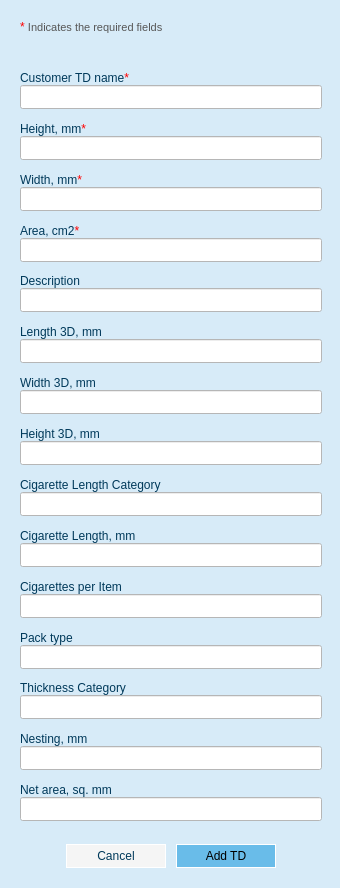
<?xml version="1.0" encoding="UTF-8"?>
<ui version="4.0">
 <class>AddTd</class>
 <widget class="QWidget" name="AddTd">
  <property name="geometry">
   <rect>
    <x>0</x>
    <y>0</y>
    <width>340</width>
    <height>888</height>
   </rect>
  </property>
  <property name="windowTitle">
   <string>Add Technical Drawing</string>
  </property>
  <property name="toolTip">
   <string/>
  </property>
  <property name="styleSheet">
   <string notr="true">background-color: rgb(215, 235, 248);</string>
  </property>
  <widget class="QWidget" name="layoutWidget">
   <property name="geometry">
    <rect>
     <x>10</x>
     <y>10</y>
     <width>322</width>
     <height>868</height>
    </rect>
   </property>
   <layout class="QVBoxLayout" name="verticalLayout_3">
    <property name="leftMargin">
     <number>10</number>
    </property>
    <property name="topMargin">
     <number>10</number>
    </property>
    <property name="rightMargin">
     <number>10</number>
    </property>
    <property name="bottomMargin">
     <number>10</number>
    </property>
    <item>
     <widget class="QLabel" name="label_3">
      <property name="text">
       <string>&lt;html&gt;&lt;head/&gt;&lt;body&gt;&lt;p&gt;&lt;span style=&quot; color:#ff0000;&quot;&gt;* &lt;/span&gt;&lt;span style=&quot; font-size:8pt; color:#565656;&quot;&gt;Indicates the required fields&lt;/span&gt;&lt;/p&gt;&lt;/body&gt;&lt;/html&gt;</string>
      </property>
      <property name="alignment">
       <set>Qt::AlignBottom|Qt::AlignLeading|Qt::AlignLeft</set>
      </property>
     </widget>
    </item>
    <item>
     <widget class="QLabel" name="mandatory_fields">
      <property name="minimumSize">
       <size>
        <width>0</width>
        <height>24</height>
       </size>
      </property>
      <property name="styleSheet">
       <string notr="true">font: 10pt &quot;Segoe UI&quot;;color: rgb(255, 0, 0)</string>
      </property>
      <property name="text">
       <string/>
      </property>
     </widget>
    </item>
    <item>
     <layout class="QVBoxLayout" name="verticalLayout">
      <property name="spacing">
       <number>0</number>
      </property>
      <item>
       <spacer name="verticalSpacer_2">
        <property name="orientation">
         <enum>Qt::Vertical</enum>
        </property>
        <property name="sizeHint" stdset="0">
         <size>
          <width>20</width>
          <height>40</height>
         </size>
        </property>
       </spacer>
      </item>
      <item>
       <widget class="QLabel" name="td_name_label">
        <property name="sizePolicy">
         <sizepolicy hsizetype="Preferred" vsizetype="Fixed">
          <horstretch>0</horstretch>
          <verstretch>0</verstretch>
         </sizepolicy>
        </property>
        <property name="minimumSize">
         <size>
          <width>0</width>
          <height>0</height>
         </size>
        </property>
        <property name="styleSheet">
         <string notr="true">font: 10pt &quot;Segoe UI&quot;; color: rgb(0, 57, 90)</string>
        </property>
        <property name="text">
         <string>&lt;html&gt;&lt;head/&gt;&lt;body&gt;&lt;p&gt;Customer TD name&lt;span style=&quot; color:#ff0000;&quot;&gt;*&lt;/span&gt;&lt;/p&gt;&lt;/body&gt;&lt;/html&gt;</string>
        </property>
        <property name="scaledContents">
         <bool>false</bool>
        </property>
        <property name="alignment">
         <set>Qt::AlignBottom|Qt::AlignLeading|Qt::AlignLeft</set>
        </property>
        <property name="indent">
         <number>-1</number>
        </property>
       </widget>
      </item>
      <item>
       <widget class="QLineEdit" name="td_name_input">
        <property name="sizePolicy">
         <sizepolicy hsizetype="Minimum" vsizetype="Maximum">
          <horstretch>0</horstretch>
          <verstretch>0</verstretch>
         </sizepolicy>
        </property>
        <property name="minimumSize">
         <size>
          <width>300</width>
          <height>24</height>
         </size>
        </property>
        <property name="styleSheet">
         <string notr="true">background-color: rgb(255, 255, 255);</string>
        </property>
        <property name="text">
         <string/>
        </property>
       </widget>
      </item>
      <item>
       <spacer name="verticalSpacer_3">
        <property name="orientation">
         <enum>Qt::Vertical</enum>
        </property>
        <property name="sizeHint" stdset="0">
         <size>
          <width>20</width>
          <height>40</height>
         </size>
        </property>
       </spacer>
      </item>
     </layout>
    </item>
    <item>
     <layout class="QVBoxLayout" name="verticalLayout_4">
      <property name="spacing">
       <number>0</number>
      </property>
      <item>
       <spacer name="verticalSpacer_6">
        <property name="orientation">
         <enum>Qt::Vertical</enum>
        </property>
        <property name="sizeHint" stdset="0">
         <size>
          <width>20</width>
          <height>40</height>
         </size>
        </property>
       </spacer>
      </item>
      <item>
       <widget class="QLabel" name="height_label">
        <property name="sizePolicy">
         <sizepolicy hsizetype="Preferred" vsizetype="Fixed">
          <horstretch>0</horstretch>
          <verstretch>0</verstretch>
         </sizepolicy>
        </property>
        <property name="minimumSize">
         <size>
          <width>0</width>
          <height>18</height>
         </size>
        </property>
        <property name="styleSheet">
         <string notr="true">font: 10pt &quot;Segoe UI&quot;; color: rgb(0, 57, 90)</string>
        </property>
        <property name="text">
         <string>&lt;html&gt;&lt;head/&gt;&lt;body&gt;&lt;p&gt;Height, mm&lt;span style=&quot; color:#ff0000;&quot;&gt;*&lt;/span&gt;&lt;/p&gt;&lt;/body&gt;&lt;/html&gt;</string>
        </property>
        <property name="alignment">
         <set>Qt::AlignBottom|Qt::AlignLeading|Qt::AlignLeft</set>
        </property>
       </widget>
      </item>
      <item>
       <widget class="QLineEdit" name="height_input">
        <property name="sizePolicy">
         <sizepolicy hsizetype="Minimum" vsizetype="Maximum">
          <horstretch>0</horstretch>
          <verstretch>0</verstretch>
         </sizepolicy>
        </property>
        <property name="minimumSize">
         <size>
          <width>300</width>
          <height>24</height>
         </size>
        </property>
        <property name="styleSheet">
         <string notr="true">background-color: rgb(255, 255, 255);</string>
        </property>
        <property name="text">
         <string/>
        </property>
       </widget>
      </item>
      <item>
       <spacer name="verticalSpacer_7">
        <property name="orientation">
         <enum>Qt::Vertical</enum>
        </property>
        <property name="sizeHint" stdset="0">
         <size>
          <width>20</width>
          <height>40</height>
         </size>
        </property>
       </spacer>
      </item>
     </layout>
    </item>
    <item>
     <layout class="QVBoxLayout" name="verticalLayout_5">
      <property name="spacing">
       <number>0</number>
      </property>
      <item>
       <spacer name="verticalSpacer_8">
        <property name="orientation">
         <enum>Qt::Vertical</enum>
        </property>
        <property name="sizeHint" stdset="0">
         <size>
          <width>20</width>
          <height>40</height>
         </size>
        </property>
       </spacer>
      </item>
      <item>
       <widget class="QLabel" name="width_label">
        <property name="sizePolicy">
         <sizepolicy hsizetype="Preferred" vsizetype="Fixed">
          <horstretch>0</horstretch>
          <verstretch>0</verstretch>
         </sizepolicy>
        </property>
        <property name="minimumSize">
         <size>
          <width>0</width>
          <height>18</height>
         </size>
        </property>
        <property name="styleSheet">
         <string notr="true">font: 10pt &quot;Segoe UI&quot;; color: rgb(0, 57, 90)</string>
        </property>
        <property name="text">
         <string>&lt;html&gt;&lt;head/&gt;&lt;body&gt;&lt;p&gt;Width, mm&lt;span style=&quot; color:#ff0000;&quot;&gt;*&lt;/span&gt;&lt;/p&gt;&lt;/body&gt;&lt;/html&gt;</string>
        </property>
        <property name="alignment">
         <set>Qt::AlignBottom|Qt::AlignLeading|Qt::AlignLeft</set>
        </property>
       </widget>
      </item>
      <item>
       <widget class="QLineEdit" name="width_input">
        <property name="sizePolicy">
         <sizepolicy hsizetype="Minimum" vsizetype="Maximum">
          <horstretch>0</horstretch>
          <verstretch>0</verstretch>
         </sizepolicy>
        </property>
        <property name="minimumSize">
         <size>
          <width>300</width>
          <height>24</height>
         </size>
        </property>
        <property name="styleSheet">
         <string notr="true">background-color: rgb(255, 255, 255);</string>
        </property>
        <property name="text">
         <string/>
        </property>
       </widget>
      </item>
      <item>
       <spacer name="verticalSpacer_9">
        <property name="orientation">
         <enum>Qt::Vertical</enum>
        </property>
        <property name="sizeHint" stdset="0">
         <size>
          <width>20</width>
          <height>40</height>
         </size>
        </property>
       </spacer>
      </item>
     </layout>
    </item>
    <item>
     <layout class="QVBoxLayout" name="verticalLayout_7">
      <property name="spacing">
       <number>0</number>
      </property>
      <item>
       <spacer name="verticalSpacer_12">
        <property name="orientation">
         <enum>Qt::Vertical</enum>
        </property>
        <property name="sizeHint" stdset="0">
         <size>
          <width>20</width>
          <height>40</height>
         </size>
        </property>
       </spacer>
      </item>
      <item>
       <widget class="QLabel" name="area_label">
        <property name="sizePolicy">
         <sizepolicy hsizetype="Preferred" vsizetype="Fixed">
          <horstretch>0</horstretch>
          <verstretch>0</verstretch>
         </sizepolicy>
        </property>
        <property name="minimumSize">
         <size>
          <width>0</width>
          <height>18</height>
         </size>
        </property>
        <property name="styleSheet">
         <string notr="true">font: 10pt &quot;Segoe UI&quot;; color: rgb(0, 57, 90)</string>
        </property>
        <property name="text">
         <string>&lt;html&gt;&lt;head/&gt;&lt;body&gt;&lt;p&gt;Area, cm2&lt;span style=&quot; color:#ff0000;&quot;&gt;*&lt;/span&gt;&lt;/p&gt;&lt;/body&gt;&lt;/html&gt;</string>
        </property>
        <property name="alignment">
         <set>Qt::AlignBottom|Qt::AlignLeading|Qt::AlignLeft</set>
        </property>
       </widget>
      </item>
      <item>
       <widget class="QLineEdit" name="area_input">
        <property name="sizePolicy">
         <sizepolicy hsizetype="Minimum" vsizetype="Minimum">
          <horstretch>0</horstretch>
          <verstretch>0</verstretch>
         </sizepolicy>
        </property>
        <property name="minimumSize">
         <size>
          <width>300</width>
          <height>24</height>
         </size>
        </property>
        <property name="styleSheet">
         <string notr="true">background-color: rgb(255, 255, 255);</string>
        </property>
        <property name="text">
         <string/>
        </property>
       </widget>
      </item>
      <item>
       <spacer name="verticalSpacer_13">
        <property name="orientation">
         <enum>Qt::Vertical</enum>
        </property>
        <property name="sizeHint" stdset="0">
         <size>
          <width>20</width>
          <height>40</height>
         </size>
        </property>
       </spacer>
      </item>
     </layout>
    </item>
    <item>
     <layout class="QVBoxLayout" name="verticalLayout_8">
      <property name="spacing">
       <number>0</number>
      </property>
      <item>
       <spacer name="verticalSpacer_14">
        <property name="orientation">
         <enum>Qt::Vertical</enum>
        </property>
        <property name="sizeHint" stdset="0">
         <size>
          <width>20</width>
          <height>40</height>
         </size>
        </property>
       </spacer>
      </item>
      <item>
       <widget class="QLabel" name="td_name_label_2">
        <property name="sizePolicy">
         <sizepolicy hsizetype="Preferred" vsizetype="Fixed">
          <horstretch>0</horstretch>
          <verstretch>0</verstretch>
         </sizepolicy>
        </property>
        <property name="minimumSize">
         <size>
          <width>0</width>
          <height>18</height>
         </size>
        </property>
        <property name="styleSheet">
         <string notr="true">font: 10pt &quot;Segoe UI&quot;; color: rgb(0, 57, 90)</string>
        </property>
        <property name="text">
         <string>&lt;html&gt;&lt;head/&gt;&lt;body&gt;&lt;p&gt;Description&lt;/p&gt;&lt;/body&gt;&lt;/html&gt;</string>
        </property>
        <property name="alignment">
         <set>Qt::AlignBottom|Qt::AlignLeading|Qt::AlignLeft</set>
        </property>
       </widget>
      </item>
      <item>
       <widget class="QLineEdit" name="description_input">
        <property name="sizePolicy">
         <sizepolicy hsizetype="Minimum" vsizetype="Minimum">
          <horstretch>0</horstretch>
          <verstretch>0</verstretch>
         </sizepolicy>
        </property>
        <property name="minimumSize">
         <size>
          <width>300</width>
          <height>24</height>
         </size>
        </property>
        <property name="styleSheet">
         <string notr="true">background-color: rgb(255, 255, 255);</string>
        </property>
        <property name="text">
         <string/>
        </property>
       </widget>
      </item>
      <item>
       <spacer name="verticalSpacer_15">
        <property name="orientation">
         <enum>Qt::Vertical</enum>
        </property>
        <property name="sizeHint" stdset="0">
         <size>
          <width>20</width>
          <height>40</height>
         </size>
        </property>
       </spacer>
      </item>
     </layout>
    </item>
    <item>
     <layout class="QVBoxLayout" name="verticalLayout_9">
      <property name="spacing">
       <number>0</number>
      </property>
      <item>
       <spacer name="verticalSpacer_16">
        <property name="orientation">
         <enum>Qt::Vertical</enum>
        </property>
        <property name="sizeHint" stdset="0">
         <size>
          <width>20</width>
          <height>40</height>
         </size>
        </property>
       </spacer>
      </item>
      <item>
       <widget class="QLabel" name="length_3d_label">
        <property name="sizePolicy">
         <sizepolicy hsizetype="Preferred" vsizetype="Fixed">
          <horstretch>0</horstretch>
          <verstretch>0</verstretch>
         </sizepolicy>
        </property>
        <property name="minimumSize">
         <size>
          <width>0</width>
          <height>18</height>
         </size>
        </property>
        <property name="styleSheet">
         <string notr="true">font: 10pt &quot;Segoe UI&quot;; color: rgb(0, 57, 90)</string>
        </property>
        <property name="text">
         <string>Length 3D, mm</string>
        </property>
        <property name="alignment">
         <set>Qt::AlignBottom|Qt::AlignLeading|Qt::AlignLeft</set>
        </property>
       </widget>
      </item>
      <item>
       <widget class="QLineEdit" name="length_3d_input">
        <property name="sizePolicy">
         <sizepolicy hsizetype="Minimum" vsizetype="Minimum">
          <horstretch>0</horstretch>
          <verstretch>0</verstretch>
         </sizepolicy>
        </property>
        <property name="minimumSize">
         <size>
          <width>300</width>
          <height>24</height>
         </size>
        </property>
        <property name="styleSheet">
         <string notr="true">background-color: rgb(255, 255, 255);</string>
        </property>
        <property name="text">
         <string/>
        </property>
       </widget>
      </item>
      <item>
       <spacer name="verticalSpacer_17">
        <property name="orientation">
         <enum>Qt::Vertical</enum>
        </property>
        <property name="sizeHint" stdset="0">
         <size>
          <width>20</width>
          <height>40</height>
         </size>
        </property>
       </spacer>
      </item>
     </layout>
    </item>
    <item>
     <layout class="QVBoxLayout" name="verticalLayout_10">
      <property name="spacing">
       <number>0</number>
      </property>
      <item>
       <spacer name="verticalSpacer_18">
        <property name="orientation">
         <enum>Qt::Vertical</enum>
        </property>
        <property name="sizeHint" stdset="0">
         <size>
          <width>20</width>
          <height>40</height>
         </size>
        </property>
       </spacer>
      </item>
      <item>
       <widget class="QLabel" name="width_3d_label">
        <property name="sizePolicy">
         <sizepolicy hsizetype="Preferred" vsizetype="Fixed">
          <horstretch>0</horstretch>
          <verstretch>0</verstretch>
         </sizepolicy>
        </property>
        <property name="minimumSize">
         <size>
          <width>0</width>
          <height>18</height>
         </size>
        </property>
        <property name="styleSheet">
         <string notr="true">font: 10pt &quot;Segoe UI&quot;; color: rgb(0, 57, 90)</string>
        </property>
        <property name="text">
         <string>Width 3D, mm</string>
        </property>
        <property name="alignment">
         <set>Qt::AlignBottom|Qt::AlignLeading|Qt::AlignLeft</set>
        </property>
       </widget>
      </item>
      <item>
       <widget class="QLineEdit" name="width_3d_input">
        <property name="sizePolicy">
         <sizepolicy hsizetype="Minimum" vsizetype="Minimum">
          <horstretch>0</horstretch>
          <verstretch>0</verstretch>
         </sizepolicy>
        </property>
        <property name="minimumSize">
         <size>
          <width>300</width>
          <height>24</height>
         </size>
        </property>
        <property name="styleSheet">
         <string notr="true">background-color: rgb(255, 255, 255);</string>
        </property>
        <property name="text">
         <string/>
        </property>
       </widget>
      </item>
      <item>
       <spacer name="verticalSpacer_19">
        <property name="orientation">
         <enum>Qt::Vertical</enum>
        </property>
        <property name="sizeHint" stdset="0">
         <size>
          <width>20</width>
          <height>40</height>
         </size>
        </property>
       </spacer>
      </item>
     </layout>
    </item>
    <item>
     <layout class="QVBoxLayout" name="verticalLayout_11">
      <property name="spacing">
       <number>0</number>
      </property>
      <item>
       <spacer name="verticalSpacer_20">
        <property name="orientation">
         <enum>Qt::Vertical</enum>
        </property>
        <property name="sizeHint" stdset="0">
         <size>
          <width>20</width>
          <height>40</height>
         </size>
        </property>
       </spacer>
      </item>
      <item>
       <widget class="QLabel" name="height_3d_label">
        <property name="sizePolicy">
         <sizepolicy hsizetype="Preferred" vsizetype="Minimum">
          <horstretch>0</horstretch>
          <verstretch>0</verstretch>
         </sizepolicy>
        </property>
        <property name="minimumSize">
         <size>
          <width>0</width>
          <height>18</height>
         </size>
        </property>
        <property name="styleSheet">
         <string notr="true">font: 10pt &quot;Segoe UI&quot;; color: rgb(0, 57, 90)</string>
        </property>
        <property name="text">
         <string>Height 3D, mm</string>
        </property>
        <property name="alignment">
         <set>Qt::AlignBottom|Qt::AlignLeading|Qt::AlignLeft</set>
        </property>
       </widget>
      </item>
      <item>
       <widget class="QLineEdit" name="height_3d_input">
        <property name="sizePolicy">
         <sizepolicy hsizetype="Minimum" vsizetype="Minimum">
          <horstretch>0</horstretch>
          <verstretch>0</verstretch>
         </sizepolicy>
        </property>
        <property name="minimumSize">
         <size>
          <width>300</width>
          <height>24</height>
         </size>
        </property>
        <property name="styleSheet">
         <string notr="true">background-color: rgb(255, 255, 255);</string>
        </property>
        <property name="text">
         <string/>
        </property>
       </widget>
      </item>
      <item>
       <spacer name="verticalSpacer_21">
        <property name="orientation">
         <enum>Qt::Vertical</enum>
        </property>
        <property name="sizeHint" stdset="0">
         <size>
          <width>20</width>
          <height>40</height>
         </size>
        </property>
       </spacer>
      </item>
     </layout>
    </item>
    <item>
     <layout class="QVBoxLayout" name="verticalLayout_12">
      <property name="spacing">
       <number>0</number>
      </property>
      <item>
       <spacer name="verticalSpacer_22">
        <property name="orientation">
         <enum>Qt::Vertical</enum>
        </property>
        <property name="sizeHint" stdset="0">
         <size>
          <width>20</width>
          <height>40</height>
         </size>
        </property>
       </spacer>
      </item>
      <item>
       <widget class="QLabel" name="cig_length_cat_label">
        <property name="sizePolicy">
         <sizepolicy hsizetype="Preferred" vsizetype="Fixed">
          <horstretch>0</horstretch>
          <verstretch>0</verstretch>
         </sizepolicy>
        </property>
        <property name="minimumSize">
         <size>
          <width>0</width>
          <height>18</height>
         </size>
        </property>
        <property name="styleSheet">
         <string notr="true">font: 10pt &quot;Segoe UI&quot;; color: rgb(0, 57, 90)</string>
        </property>
        <property name="text">
         <string>Cigarette Length Category</string>
        </property>
        <property name="alignment">
         <set>Qt::AlignBottom|Qt::AlignLeading|Qt::AlignLeft</set>
        </property>
       </widget>
      </item>
      <item>
       <widget class="QLineEdit" name="cig_length_cat_input">
        <property name="sizePolicy">
         <sizepolicy hsizetype="Minimum" vsizetype="Minimum">
          <horstretch>0</horstretch>
          <verstretch>0</verstretch>
         </sizepolicy>
        </property>
        <property name="minimumSize">
         <size>
          <width>300</width>
          <height>24</height>
         </size>
        </property>
        <property name="styleSheet">
         <string notr="true">background-color: rgb(255, 255, 255);</string>
        </property>
        <property name="text">
         <string/>
        </property>
       </widget>
      </item>
      <item>
       <spacer name="verticalSpacer_23">
        <property name="orientation">
         <enum>Qt::Vertical</enum>
        </property>
        <property name="sizeHint" stdset="0">
         <size>
          <width>20</width>
          <height>40</height>
         </size>
        </property>
       </spacer>
      </item>
     </layout>
    </item>
    <item>
     <layout class="QVBoxLayout" name="verticalLayout_13">
      <property name="spacing">
       <number>0</number>
      </property>
      <item>
       <spacer name="verticalSpacer_24">
        <property name="orientation">
         <enum>Qt::Vertical</enum>
        </property>
        <property name="sizeHint" stdset="0">
         <size>
          <width>20</width>
          <height>40</height>
         </size>
        </property>
       </spacer>
      </item>
      <item>
       <widget class="QLabel" name="cig_length_label">
        <property name="sizePolicy">
         <sizepolicy hsizetype="Preferred" vsizetype="Fixed">
          <horstretch>0</horstretch>
          <verstretch>0</verstretch>
         </sizepolicy>
        </property>
        <property name="minimumSize">
         <size>
          <width>0</width>
          <height>18</height>
         </size>
        </property>
        <property name="styleSheet">
         <string notr="true">font: 10pt &quot;Segoe UI&quot;; color: rgb(0, 57, 90)</string>
        </property>
        <property name="text">
         <string>Cigarette Length, mm</string>
        </property>
        <property name="alignment">
         <set>Qt::AlignBottom|Qt::AlignLeading|Qt::AlignLeft</set>
        </property>
       </widget>
      </item>
      <item>
       <widget class="QLineEdit" name="cig_length_input">
        <property name="sizePolicy">
         <sizepolicy hsizetype="Minimum" vsizetype="Minimum">
          <horstretch>0</horstretch>
          <verstretch>0</verstretch>
         </sizepolicy>
        </property>
        <property name="minimumSize">
         <size>
          <width>300</width>
          <height>24</height>
         </size>
        </property>
        <property name="styleSheet">
         <string notr="true">background-color: rgb(255, 255, 255);</string>
        </property>
        <property name="text">
         <string/>
        </property>
       </widget>
      </item>
      <item>
       <spacer name="verticalSpacer_25">
        <property name="orientation">
         <enum>Qt::Vertical</enum>
        </property>
        <property name="sizeHint" stdset="0">
         <size>
          <width>20</width>
          <height>40</height>
         </size>
        </property>
       </spacer>
      </item>
     </layout>
    </item>
    <item>
     <layout class="QVBoxLayout" name="verticalLayout_14">
      <property name="spacing">
       <number>0</number>
      </property>
      <item>
       <spacer name="verticalSpacer_26">
        <property name="orientation">
         <enum>Qt::Vertical</enum>
        </property>
        <property name="sizeHint" stdset="0">
         <size>
          <width>20</width>
          <height>40</height>
         </size>
        </property>
       </spacer>
      </item>
      <item>
       <widget class="QLabel" name="cig_per_item_label">
        <property name="sizePolicy">
         <sizepolicy hsizetype="Preferred" vsizetype="Fixed">
          <horstretch>0</horstretch>
          <verstretch>0</verstretch>
         </sizepolicy>
        </property>
        <property name="minimumSize">
         <size>
          <width>0</width>
          <height>18</height>
         </size>
        </property>
        <property name="styleSheet">
         <string notr="true">font: 10pt &quot;Segoe UI&quot;; color: rgb(0, 57, 90)</string>
        </property>
        <property name="text">
         <string>Cigarettes per Item</string>
        </property>
        <property name="alignment">
         <set>Qt::AlignBottom|Qt::AlignLeading|Qt::AlignLeft</set>
        </property>
       </widget>
      </item>
      <item>
       <widget class="QLineEdit" name="cig_per_item_input">
        <property name="sizePolicy">
         <sizepolicy hsizetype="Minimum" vsizetype="Minimum">
          <horstretch>0</horstretch>
          <verstretch>0</verstretch>
         </sizepolicy>
        </property>
        <property name="minimumSize">
         <size>
          <width>300</width>
          <height>24</height>
         </size>
        </property>
        <property name="styleSheet">
         <string notr="true">background-color: rgb(255, 255, 255);</string>
        </property>
        <property name="text">
         <string/>
        </property>
       </widget>
      </item>
      <item>
       <spacer name="verticalSpacer_27">
        <property name="orientation">
         <enum>Qt::Vertical</enum>
        </property>
        <property name="sizeHint" stdset="0">
         <size>
          <width>20</width>
          <height>40</height>
         </size>
        </property>
       </spacer>
      </item>
     </layout>
    </item>
    <item>
     <layout class="QVBoxLayout" name="verticalLayout_15">
      <property name="spacing">
       <number>0</number>
      </property>
      <item>
       <spacer name="verticalSpacer_28">
        <property name="orientation">
         <enum>Qt::Vertical</enum>
        </property>
        <property name="sizeHint" stdset="0">
         <size>
          <width>20</width>
          <height>40</height>
         </size>
        </property>
       </spacer>
      </item>
      <item>
       <widget class="QLabel" name="pack_type_label">
        <property name="sizePolicy">
         <sizepolicy hsizetype="Preferred" vsizetype="Fixed">
          <horstretch>0</horstretch>
          <verstretch>0</verstretch>
         </sizepolicy>
        </property>
        <property name="minimumSize">
         <size>
          <width>0</width>
          <height>18</height>
         </size>
        </property>
        <property name="styleSheet">
         <string notr="true">font: 10pt &quot;Segoe UI&quot;; color: rgb(0, 57, 90)</string>
        </property>
        <property name="text">
         <string>Pack type</string>
        </property>
        <property name="alignment">
         <set>Qt::AlignBottom|Qt::AlignLeading|Qt::AlignLeft</set>
        </property>
       </widget>
      </item>
      <item>
       <widget class="QLineEdit" name="pack_type_input">
        <property name="sizePolicy">
         <sizepolicy hsizetype="Minimum" vsizetype="Minimum">
          <horstretch>0</horstretch>
          <verstretch>0</verstretch>
         </sizepolicy>
        </property>
        <property name="minimumSize">
         <size>
          <width>300</width>
          <height>24</height>
         </size>
        </property>
        <property name="styleSheet">
         <string notr="true">background-color: rgb(255, 255, 255);</string>
        </property>
        <property name="text">
         <string/>
        </property>
       </widget>
      </item>
      <item>
       <spacer name="verticalSpacer_29">
        <property name="orientation">
         <enum>Qt::Vertical</enum>
        </property>
        <property name="sizeHint" stdset="0">
         <size>
          <width>20</width>
          <height>40</height>
         </size>
        </property>
       </spacer>
      </item>
     </layout>
    </item>
    <item>
     <layout class="QVBoxLayout" name="verticalLayout_16">
      <property name="spacing">
       <number>0</number>
      </property>
      <item>
       <spacer name="verticalSpacer_30">
        <property name="orientation">
         <enum>Qt::Vertical</enum>
        </property>
        <property name="sizeHint" stdset="0">
         <size>
          <width>20</width>
          <height>40</height>
         </size>
        </property>
       </spacer>
      </item>
      <item>
       <widget class="QLabel" name="thick_cat_label">
        <property name="sizePolicy">
         <sizepolicy hsizetype="Preferred" vsizetype="Fixed">
          <horstretch>0</horstretch>
          <verstretch>0</verstretch>
         </sizepolicy>
        </property>
        <property name="minimumSize">
         <size>
          <width>0</width>
          <height>18</height>
         </size>
        </property>
        <property name="styleSheet">
         <string notr="true">font: 10pt &quot;Segoe UI&quot;; color: rgb(0, 57, 90)</string>
        </property>
        <property name="text">
         <string>Thickness Category</string>
        </property>
        <property name="alignment">
         <set>Qt::AlignBottom|Qt::AlignLeading|Qt::AlignLeft</set>
        </property>
       </widget>
      </item>
      <item>
       <widget class="QLineEdit" name="thick_cat_input">
        <property name="sizePolicy">
         <sizepolicy hsizetype="Minimum" vsizetype="Minimum">
          <horstretch>0</horstretch>
          <verstretch>0</verstretch>
         </sizepolicy>
        </property>
        <property name="minimumSize">
         <size>
          <width>300</width>
          <height>24</height>
         </size>
        </property>
        <property name="styleSheet">
         <string notr="true">background-color: rgb(255, 255, 255);</string>
        </property>
        <property name="text">
         <string/>
        </property>
       </widget>
      </item>
      <item>
       <spacer name="verticalSpacer_31">
        <property name="orientation">
         <enum>Qt::Vertical</enum>
        </property>
        <property name="sizeHint" stdset="0">
         <size>
          <width>20</width>
          <height>40</height>
         </size>
        </property>
       </spacer>
      </item>
     </layout>
    </item>
    <item>
     <layout class="QVBoxLayout" name="verticalLayout_17">
      <property name="spacing">
       <number>0</number>
      </property>
      <item>
       <spacer name="verticalSpacer_32">
        <property name="orientation">
         <enum>Qt::Vertical</enum>
        </property>
        <property name="sizeHint" stdset="0">
         <size>
          <width>20</width>
          <height>40</height>
         </size>
        </property>
       </spacer>
      </item>
      <item>
       <widget class="QLabel" name="nesting_label">
        <property name="sizePolicy">
         <sizepolicy hsizetype="Preferred" vsizetype="Fixed">
          <horstretch>0</horstretch>
          <verstretch>0</verstretch>
         </sizepolicy>
        </property>
        <property name="minimumSize">
         <size>
          <width>0</width>
          <height>18</height>
         </size>
        </property>
        <property name="toolTip">
         <string>HL only</string>
        </property>
        <property name="styleSheet">
         <string notr="true">font: 10pt &quot;Segoe UI&quot;; color: rgb(0, 57, 90)</string>
        </property>
        <property name="text">
         <string>Nesting, mm</string>
        </property>
        <property name="alignment">
         <set>Qt::AlignBottom|Qt::AlignLeading|Qt::AlignLeft</set>
        </property>
       </widget>
      </item>
      <item>
       <widget class="QLineEdit" name="nesting_input">
        <property name="sizePolicy">
         <sizepolicy hsizetype="Minimum" vsizetype="Minimum">
          <horstretch>0</horstretch>
          <verstretch>0</verstretch>
         </sizepolicy>
        </property>
        <property name="minimumSize">
         <size>
          <width>300</width>
          <height>24</height>
         </size>
        </property>
        <property name="toolTip">
         <string>HL only</string>
        </property>
        <property name="styleSheet">
         <string notr="true">background-color: rgb(255, 255, 255);</string>
        </property>
        <property name="text">
         <string/>
        </property>
       </widget>
      </item>
      <item>
       <spacer name="verticalSpacer_33">
        <property name="orientation">
         <enum>Qt::Vertical</enum>
        </property>
        <property name="sizeHint" stdset="0">
         <size>
          <width>20</width>
          <height>40</height>
         </size>
        </property>
       </spacer>
      </item>
     </layout>
    </item>
    <item>
     <layout class="QVBoxLayout" name="verticalLayout_18">
      <property name="spacing">
       <number>0</number>
      </property>
      <item>
       <spacer name="verticalSpacer_34">
        <property name="orientation">
         <enum>Qt::Vertical</enum>
        </property>
        <property name="sizeHint" stdset="0">
         <size>
          <width>20</width>
          <height>40</height>
         </size>
        </property>
       </spacer>
      </item>
      <item>
       <widget class="QLabel" name="net_area_label">
        <property name="sizePolicy">
         <sizepolicy hsizetype="Preferred" vsizetype="Fixed">
          <horstretch>0</horstretch>
          <verstretch>0</verstretch>
         </sizepolicy>
        </property>
        <property name="minimumSize">
         <size>
          <width>0</width>
          <height>18</height>
         </size>
        </property>
        <property name="styleSheet">
         <string notr="true">font: 10pt &quot;Segoe UI&quot;; color: rgb(0, 57, 90)</string>
        </property>
        <property name="text">
         <string>Net area, sq. mm</string>
        </property>
        <property name="alignment">
         <set>Qt::AlignBottom|Qt::AlignLeading|Qt::AlignLeft</set>
        </property>
       </widget>
      </item>
      <item>
       <widget class="QLineEdit" name="net_area_input">
        <property name="enabled">
         <bool>false</bool>
        </property>
        <property name="sizePolicy">
         <sizepolicy hsizetype="Minimum" vsizetype="Minimum">
          <horstretch>0</horstretch>
          <verstretch>0</verstretch>
         </sizepolicy>
        </property>
        <property name="minimumSize">
         <size>
          <width>300</width>
          <height>24</height>
         </size>
        </property>
        <property name="styleSheet">
         <string notr="true">background-color: rgb(255, 255, 255);</string>
        </property>
        <property name="text">
         <string/>
        </property>
       </widget>
      </item>
      <item>
       <spacer name="verticalSpacer_35">
        <property name="orientation">
         <enum>Qt::Vertical</enum>
        </property>
        <property name="sizeHint" stdset="0">
         <size>
          <width>20</width>
          <height>40</height>
         </size>
        </property>
       </spacer>
      </item>
     </layout>
    </item>
    <item>
     <layout class="QHBoxLayout" name="horizontalLayout_6">
      <property name="spacing">
       <number>10</number>
      </property>
      <property name="leftMargin">
       <number>0</number>
      </property>
      <property name="topMargin">
       <number>15</number>
      </property>
      <property name="rightMargin">
       <number>0</number>
      </property>
      <property name="bottomMargin">
       <number>0</number>
      </property>
      <item>
       <spacer name="horizontalSpacer_2">
        <property name="orientation">
         <enum>Qt::Horizontal</enum>
        </property>
        <property name="sizeHint" stdset="0">
         <size>
          <width>40</width>
          <height>20</height>
         </size>
        </property>
       </spacer>
      </item>
      <item>
       <widget class="QPushButton" name="cancel_button">
        <property name="sizePolicy">
         <sizepolicy hsizetype="Fixed" vsizetype="Fixed">
          <horstretch>0</horstretch>
          <verstretch>0</verstretch>
         </sizepolicy>
        </property>
        <property name="minimumSize">
         <size>
          <width>100</width>
          <height>24</height>
         </size>
        </property>
        <property name="maximumSize">
         <size>
          <width>999999</width>
          <height>999999</height>
         </size>
        </property>
        <property name="styleSheet">
         <string notr="true">QPushButton {
     border: 1px solid #ffffff;
	background-color: #f5f5f5;
	font: 10pt &quot;Segoe UI&quot;; color: rgb(0, 57, 90)
}

QPushButton:hover {
	background-color: #ffffff;
	font: 10pt &quot;Segoe UI&quot;; color: rgb(0, 57, 90)
}

QPushButton:pressed {
     background-color: #AFD8F2;
	font: 10pt &quot;Segoe UI&quot;; color: rgb(0, 57, 90)
}</string>
        </property>
        <property name="text">
         <string>Cancel</string>
        </property>
       </widget>
      </item>
      <item>
       <widget class="QPushButton" name="add_td_button">
        <property name="sizePolicy">
         <sizepolicy hsizetype="Fixed" vsizetype="Fixed">
          <horstretch>0</horstretch>
          <verstretch>0</verstretch>
         </sizepolicy>
        </property>
        <property name="minimumSize">
         <size>
          <width>100</width>
          <height>24</height>
         </size>
        </property>
        <property name="maximumSize">
         <size>
          <width>999999</width>
          <height>999999</height>
         </size>
        </property>
        <property name="styleSheet">
         <string notr="true">QPushButton {
     border: 1px solid #ffffff;
	background-color: #69BCE9;
}

QPushButton:hover {
	background-color: #AFD8F2;
}

QPushButton:pressed {
     background-color: #ffffff;
}</string>
        </property>
        <property name="text">
         <string>Add TD</string>
        </property>
       </widget>
      </item>
      <item>
       <spacer name="horizontalSpacer_3">
        <property name="orientation">
         <enum>Qt::Horizontal</enum>
        </property>
        <property name="sizeHint" stdset="0">
         <size>
          <width>40</width>
          <height>20</height>
         </size>
        </property>
       </spacer>
      </item>
     </layout>
    </item>
    <item>
     <spacer name="verticalSpacer">
      <property name="orientation">
       <enum>Qt::Vertical</enum>
      </property>
      <property name="sizeHint" stdset="0">
       <size>
        <width>20</width>
        <height>40</height>
       </size>
      </property>
     </spacer>
    </item>
   </layout>
  </widget>
 </widget>
 <resources/>
 <connections/>
</ui>
